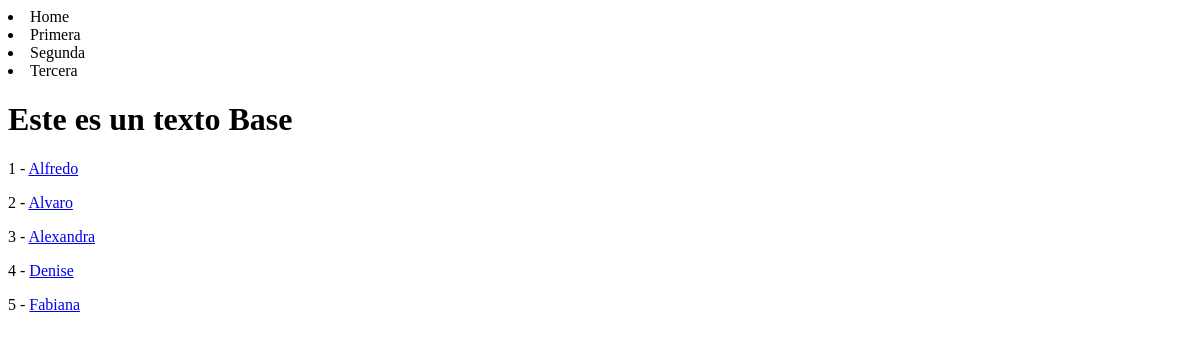
Page /personas/oldList on the earlier database version.
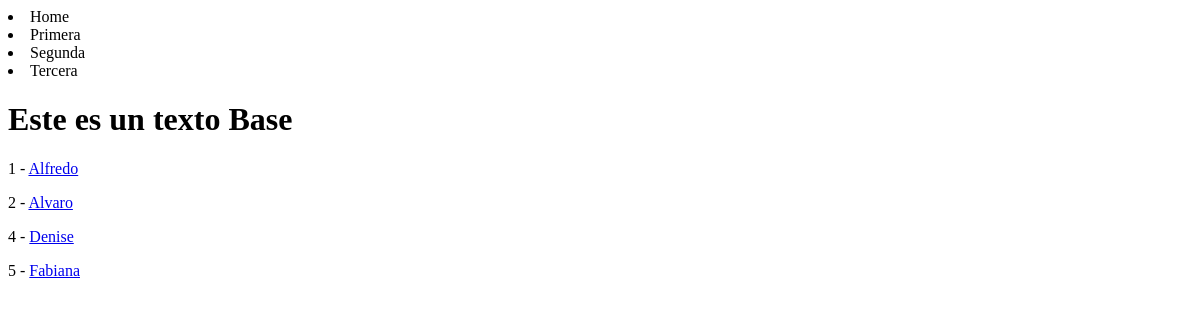
Same page on the later database version.
### personas/models.py (models this page shows)
class Persona(models.Model):
    nombres   = models.TextField()
    apellidos = models.TextField()
    edad      = models.IntegerField()
    donador   = models.BooleanField(default=True)
    def get_absolute_url(self):
        return reverse('personas:persona-detail', kwargs={'pk': self.id})

### personas/views.py (the view)
# urls.py: path('oldList', personasListView, name = 'listing'),
def personasListView(request):
    queryset = Persona.objects.all()
    context = {
        'objectList': queryset,
    }
    return render(request, 'personas/personasLista.html', context)

### personas/templates/personas/personasLista.html
{% extends 'base.html' %}
{% block content %}
{% for instance in objectList %}
<p>
  {{ instance.id }}
  -
  <a href="{{ instance.get_absolute_url }}">
    {{instance.nombres}}
  </a>
</p>
{% endfor %}
{% endblock %}

### templates/base.html (shortened to what this page needs)
<!DOCTYPE html>
<html lang="en">
<head>
</head>
<body>
  {% include 'nav.html' %}
  <h1>Este es un texto Base</h1>
  {% block content %}{% endblock %}
</body>
</html>

### templates/nav.html
<nav>
  <li>Home</li>
  <li>Primera</li>
  <li>Segunda</li>
  <li>Tercera</li>
</nav>

Differences in the rows shown:
removed Persona: id "3", nombres "Alexandra"
